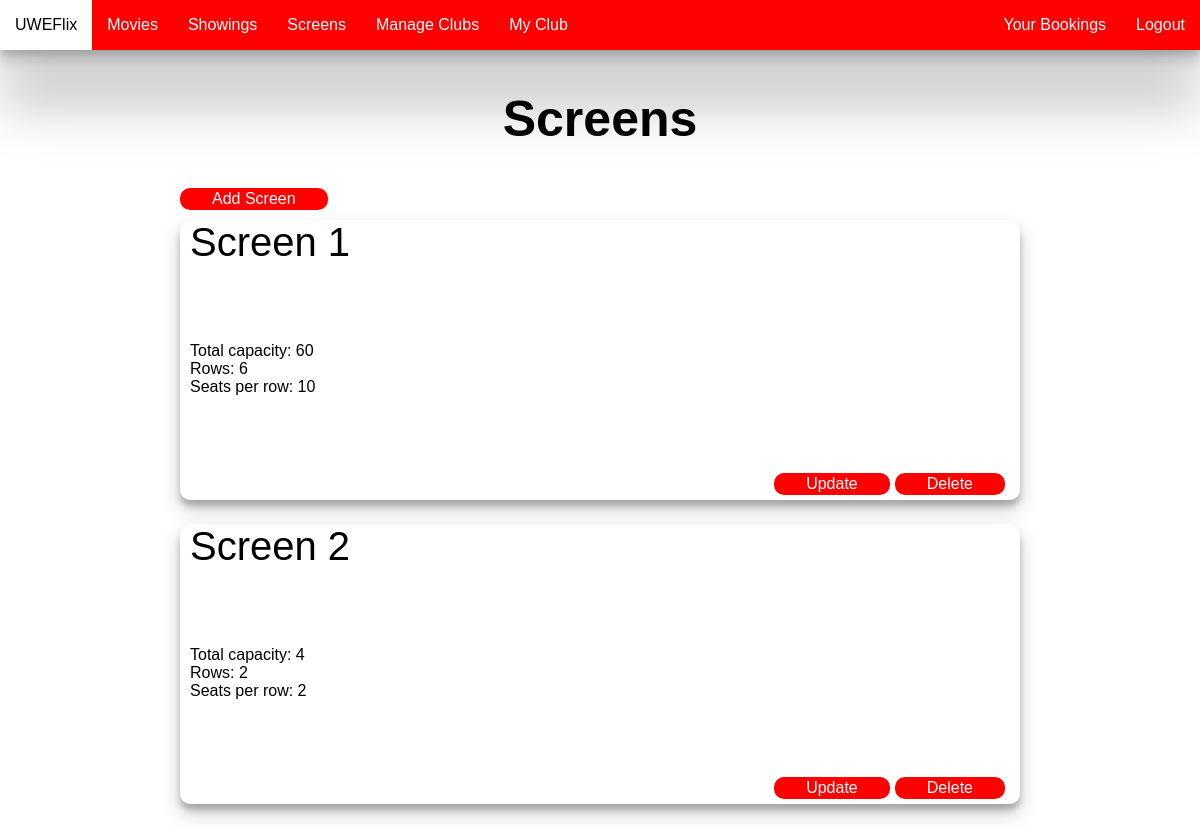
Before: /screen (signed in) with the older database file.
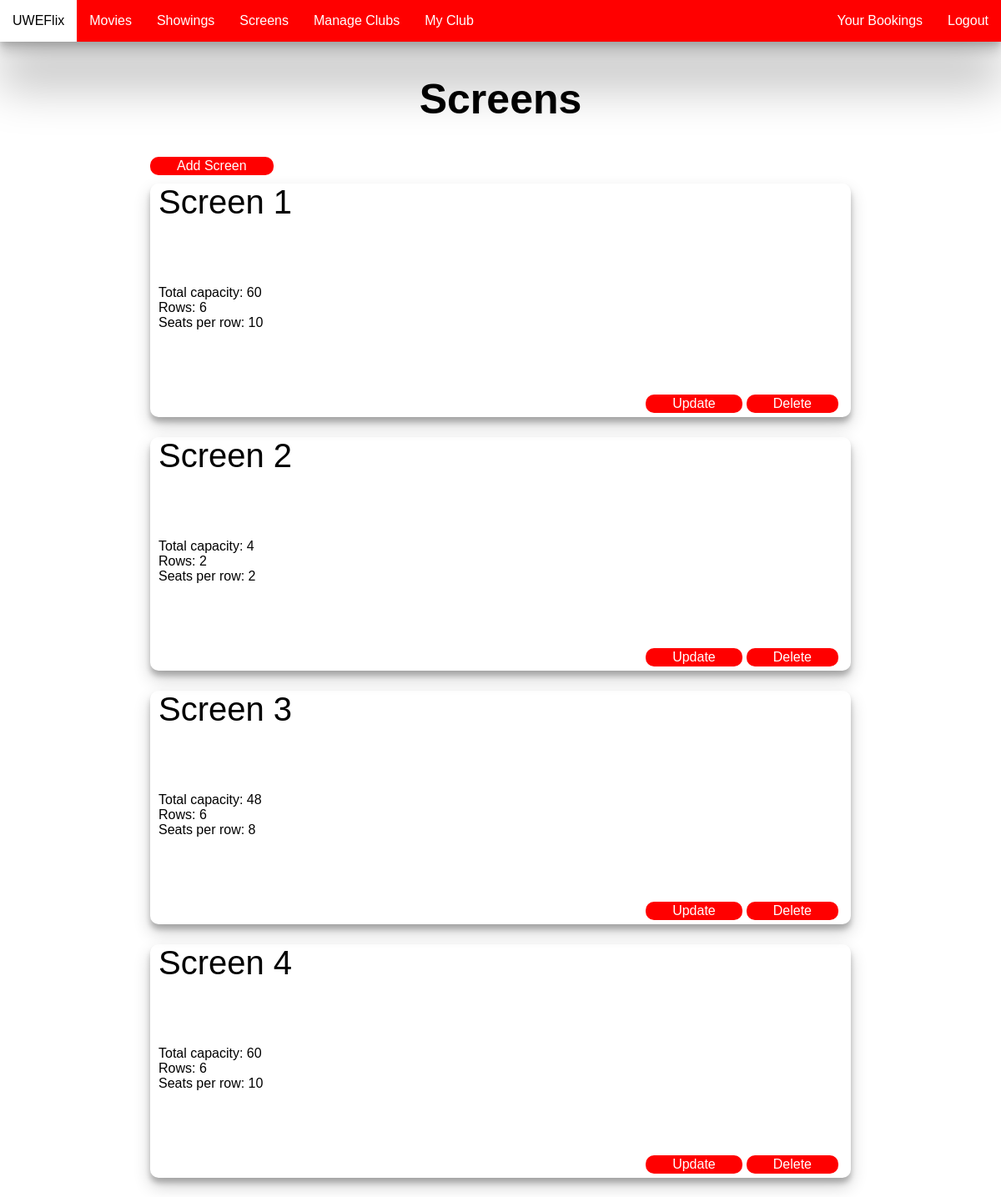
After: the same page with the newer database file.
### UWEflix_Website/models.py (models this page shows, shortened)
class Screen(models.Model):
    screen_num = models.PositiveIntegerField(validators=[MaxValueValidator(10)], unique=True)# Max 10 screens
    rows = models.PositiveIntegerField(blank=True, null=True)
    columns = models.PositiveIntegerField(blank=True, null=True)
    seats = models.PositiveIntegerField(blank=True, null=True)

### UWEflix_Website/views.py (the view)
# urls.py: path('screen', views.screen, name='screen'),
@login_required(login_url="login")
@permission_required("UWEflix_Website.view_screen", login_url="login")
def screen(request):
    list = Screen.objects.all()
    return render(request, 'screen.html', {'list':list})

### UWEflix_Website/templates/screen.html
{% extends 'base.html' %}
{% block content %}
{% if user.is_authenticated %}
<div class="title">
  <h1>Screens</h1>
</div>
<a class="card-button" style="margin-bottom: 10px;"
   href="{% url 'add-screen' %}">Add Screen</a>
{% for item in list %}
  <div class="card">
    <div class="card-content">
      <div class="card-top">
        Screen {{ item.screen_num }}
      </div>
      Total capacity: {{ item.seats }}
      <br/>
      Rows: {{ item.rows }}
      <br/>
      Seats per row: {{ item.columns }}
      <div class="card-buttons">
        <a href="{% url 'update-screen' item.id %}" class="card-button">Update</a>
        <a href="{% url 'delete-screen' item.id %}" class="card-button">Delete</a>
      </div>
    </div>
  </div>
{% endfor %}
{% else %}
Sorry, you don't have access to this page.
{% endif %}
{% endblock %}

### UWEflix_Website/templates/base.html (shortened to what this page needs)
<!doctype html>
<html lang="en">
  <head>
    {% load static %}
    <link rel="stylesheet" href="{% static 'UWEflix_Website/site.css' %}">
  </head>
  <body>
    {% include 'navbar.html' %}
    <div class="content-container">
      {% block content %}
      {% endblock %}
    </div>
  </body>
</html>

### UWEflix_Website/templates/navbar.html
<nav>
  <ul>
    <li class="nav-item"><a href="{% url 'home' %}">UWEFlix</a></li>
        <li class="nav-item"><a href="{% url 'movie' %}">Movies</a></li>
        <li class="nav-item"><a href="{% url 'showing' %}">Showings</a></li>
    {% if user.is_authenticated %}
        <li class="nav-item"><a href="{% url 'screen' %}">Screens</a></li>
        <li class="nav-item"><a href="{% url 'list-club' %}">Manage Clubs</a></li>
        <li class="nav-item"><a href="{% url 'my-club' %}">My Club</a></li>
        <li class="nav-item-auth"><a href="{% url 'logout' %}">Logout</a></li>
        <li class="nav-item-auth"><a href="{% url 'show-bookings' %}">Your Bookings</a></li>
    {% else %}
        <li class="nav-item-auth"><a href="{% url 'login' %}">Login</a></li>
    {% endif %}
  </ul>
</nav>

### UWEflix_Website/static/UWEflix_Website/site.css (style rules this page uses)
body { background: white; margin: 0; font-family: Arial, Helvetica, sans-serif; }
h1 { margin: 0 }
nav { background: red; }
* { box-sizing: border-box; }
a { color: inherit; text-decoration: none; }
@media (min-width: 600px) { body { height: 100%; } }
@media (min-width: 600px) { nav { min-height: 5vh; box-shadow: rgba(0, 0, 0, 0.25) 0px 54px 55px, rgba(0, 0, 0, 0.12) 0px -12px 30px, rgba(0, 0, 0, 0.12) 0px 4px 6px, rgba(0, 0, 0, 0.17) 0px 12px 13px, rgba(0, 0, 0, 0.09) 0px -3px 5px; } }
@media (min-width: 600px) { nav ul { list-style-type: none; margin: 0; padding: 0; overflow: hidden; } }
@media (min-width: 600px) { .nav-item { float: left; } }
@media (min-width: 600px) { .nav-item-auth { float: right; } }
@media (min-width: 600px) { nav li a { color: white; display: block; text-decoration: none; padding-top: 2vh; padding-bottom: 2vh; padding-right: 15px; padding-left: 15px } }
@media (min-width: 600px) { .content-container { margin-left: 15vw; margin-right: 15vw; min-height: 88vh; } }
@media (min-width: 600px) { .title { margin-top: 5vh; margin-bottom: 5vh; text-align: center; font-size: 25px; } }
@media (min-width: 600px) { .card { display: flex; margin: auto; border-radius: 10px; min-height: 35vh; box-shadow: rgba(0, 0, 0, 0.19) 0px 10px 20px, rgba(0, 0, 0, 0.23) 0px 6px 6px; margin-bottom: 3vh; } }
@media (min-width: 600px) { .card-button { background-color: red; margin-bottom: 5px; margin-right: 5px; border: none; border-radius: 10px; color: white; padding: 2px 32px; text-align: center; text-decoration: none; display: inline-block; font-size: 16px; } }
@media (min-width: 600px) { .card-buttons { justify-content: flex-end; display: flex; } }
@media (min-width: 600px) { .card-content { justify-content: space-between; display: flex; flex-direction: column; flex: 65%; margin-left: 10px; margin-right: 10px; } }
@media (min-width: 600px) { .card-top { font-size: 40px; } }

Changed rows visible on the page:
added Screen: screen_num "3", seats "48", rows "6", columns "8"
added Screen: screen_num "4", seats "60", rows "6", columns "10"
